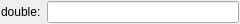
<?xml version="1.0" encoding="UTF-8"?>
<ui version="4.0">
 <class>WidgetGSLibParDouble</class>
 <widget class="QWidget" name="WidgetGSLibParDouble">
  <property name="geometry">
   <rect>
    <x>0</x>
    <y>0</y>
    <width>240</width>
    <height>22</height>
   </rect>
  </property>
  <property name="windowTitle">
   <string>Form</string>
  </property>
  <layout class="QHBoxLayout" name="horizontalLayout">
   <property name="leftMargin">
    <number>1</number>
   </property>
   <property name="topMargin">
    <number>1</number>
   </property>
   <property name="rightMargin">
    <number>1</number>
   </property>
   <property name="bottomMargin">
    <number>1</number>
   </property>
   <item>
    <widget class="QLabel" name="lblDesc">
     <property name="text">
      <string>double:</string>
     </property>
    </widget>
   </item>
   <item>
    <widget class="QLineEdit" name="txtValue"/>
   </item>
  </layout>
 </widget>
 <resources/>
 <connections/>
</ui>
